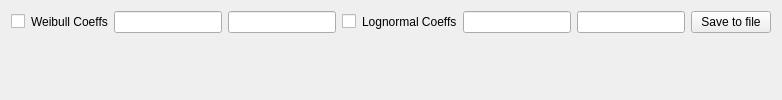
           <widget class="QWidget" name="tab_2">
            <attribute name="title">
             <string>Vulnerability</string>
            </attribute>
            <layout class="QHBoxLayout" name="horizontalLayout_32">
             <item>
              <layout class="QVBoxLayout" name="verticalLayout_2">
               <item>
                <layout class="QHBoxLayout" name="horizontalLayout_8">
                 <item>
                  <widget class="QCheckBox" name="wb_checkBox">
                   <property name="text">
                    <string/>
                   </property>
                  </widget>
                 </item>
                 <item>
                  <widget class="QLabel" name="label_30">
                   <property name="text">
                    <string>Weibull Coeffs</string>
                   </property>
                  </widget>
                 </item>
                 <item>
                  <widget class="QLineEdit" name="wb_coeff_2"/>
                 </item>
                 <item>
                  <widget class="QLineEdit" name="ln_coeff_2"/>
                 </item>
                 <item>
                  <widget class="QCheckBox" name="ln_checkBox">
                   <property name="text">
                    <string/>
                   </property>
                  </widget>
                 </item>
                 <item>
                  <widget class="QLabel" name="label_29">
                   <property name="text">
                    <string>Lognormal Coeffs</string>
                   </property>
                  </widget>
                 </item>
                 <item>
                  <widget class="QLineEdit" name="ln_coeff_1"/>
                 </item>
                 <item>
                  <widget class="QLineEdit" name="wb_coeff_1"/>
                 </item>
                 <item>
                  <widget class="QPushButton" name="vuln_pushButton">
                   <property name="text">
                    <string>Save to file</string>
                   </property>
                  </widget>
                 </item>
                </layout>
               </item>
               <item>
                <widget class="MatplotlibWidget" name="mplvuln" native="true"/>
               </item>
              </layout>
             </item>
            </layout>
           </widget>
